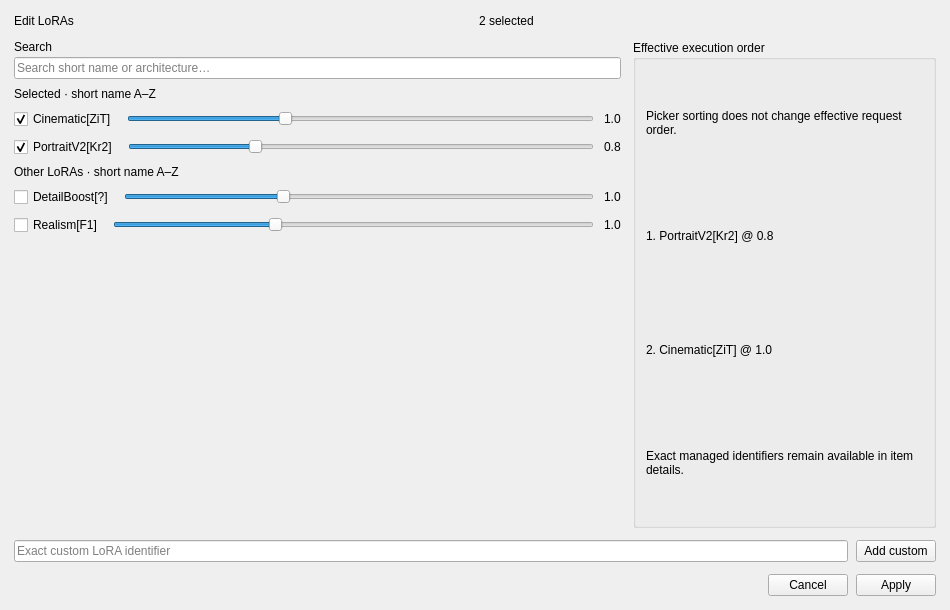
<?xml version="1.0" encoding="utf-8"?>
<ui version="4.0"><class>LoraPickerDesign</class><widget class="QWidget" name="LoraPickerDesign"><property name="geometry"><rect><x>0</x><y>0</y><width>950</width><height>610</height></rect></property><property name="windowTitle"><string>DTFlow | LoRAPickerDesign (design only)</string></property><layout class="QVBoxLayout" name="pickerRootLayout"><property name="leftMargin"><number>14</number></property><property name="topMargin"><number>14</number></property><property name="rightMargin"><number>14</number></property><property name="bottomMargin"><number>14</number></property><property name="spacing"><number>12</number></property><item><widget class="QWidget" name="pickerHeader"><layout class="QHBoxLayout" name="pickerHeaderLayout"><property name="leftMargin"><number>0</number></property><property name="topMargin"><number>0</number></property><property name="rightMargin"><number>0</number></property><property name="bottomMargin"><number>0</number></property><property name="spacing"><number>8</number></property><item><widget class="QLabel" name="pickerTitle"><property name="text"><string>Edit LoRAs</string></property><property name="role" stdset="0"><string>pageTitle</string></property></widget></item><item><widget class="QLabel" name="pickerSelected"><property name="text"><string>2 selected</string></property><property name="role" stdset="0"><string>secondary</string></property></widget></item></layout></widget></item><item><widget class="QWidget" name="pickerBody"><layout class="QHBoxLayout" name="pickerBodyLayout" stretch="6,3"><property name="leftMargin"><number>0</number></property><property name="topMargin"><number>0</number></property><property name="rightMargin"><number>0</number></property><property name="bottomMargin"><number>0</number></property><property name="spacing"><number>12</number></property><item><widget class="QWidget" name="pickerList"><layout class="QVBoxLayout" name="pickerListLayout"><property name="leftMargin"><number>0</number></property><property name="topMargin"><number>0</number></property><property name="rightMargin"><number>0</number></property><property name="bottomMargin"><number>0</number></property><property name="spacing"><number>8</number></property><item><widget class="QWidget" name="pickerSearchField"><layout class="QVBoxLayout" name="pickerSearchFieldLayout"><property name="leftMargin"><number>0</number></property><property name="topMargin"><number>0</number></property><property name="rightMargin"><number>0</number></property><property name="bottomMargin"><number>0</number></property><property name="spacing"><number>3</number></property><item><widget class="QLabel" name="pickerSearchFieldLabel"><property name="text"><string>Search</string></property><property name="role" stdset="0"><string>secondary</string></property></widget></item><item><widget class="QLineEdit" name="pickerSearch"><property name="text"><string></string></property><property name="placeholderText"><string>Search short name or architecture…</string></property></widget></item></layout></widget></item><item><widget class="QLabel" name="selectedFirstLabel"><property name="text"><string>Selected · short name A–Z</string></property><property name="wordWrap"><bool>true</bool></property><property name="role" stdset="0"><string>secondary</string></property></widget></item><item><widget class="QWidget" name="pickerRowCinematic"><layout class="QHBoxLayout" name="pickerRowCinematicLayout"><property name="leftMargin"><number>0</number></property><property name="topMargin"><number>0</number></property><property name="rightMargin"><number>0</number></property><property name="bottomMargin"><number>0</number></property><property name="spacing"><number>10</number></property><item><widget class="QCheckBox" name="pickCinematic"><property name="text"><string>Cinematic[ZiT]</string></property><property name="checked"><bool>true</bool></property></widget></item><item><widget class="QSlider" name="weightSliderCinematic"><property name="orientation"><enum>Qt::Horizontal</enum></property><property name="minimum"><number>0</number></property><property name="maximum"><number>60</number></property><property name="value"><number>20</number></property></widget></item><item><widget class="QLabel" name="weightReadoutCinematic"><property name="text"><string>1.0</string></property></widget></item></layout></widget></item><item><widget class="QWidget" name="pickerRowPortrait"><layout class="QHBoxLayout" name="pickerRowPortraitLayout"><property name="leftMargin"><number>0</number></property><property name="topMargin"><number>0</number></property><property name="rightMargin"><number>0</number></property><property name="bottomMargin"><number>0</number></property><property name="spacing"><number>10</number></property><item><widget class="QCheckBox" name="pickPortrait"><property name="text"><string>PortraitV2[Kr2]</string></property><property name="checked"><bool>true</bool></property></widget></item><item><widget class="QSlider" name="weightSliderPortrait"><property name="orientation"><enum>Qt::Horizontal</enum></property><property name="minimum"><number>0</number></property><property name="maximum"><number>60</number></property><property name="value"><number>16</number></property></widget></item><item><widget class="QLabel" name="weightReadoutPortrait"><property name="text"><string>0.8</string></property></widget></item></layout></widget></item><item><widget class="QLabel" name="unselectedLabel"><property name="text"><string>Other LoRAs · short name A–Z</string></property><property name="wordWrap"><bool>true</bool></property><property name="role" stdset="0"><string>secondary</string></property></widget></item><item><widget class="QWidget" name="pickerRowDetail"><layout class="QHBoxLayout" name="pickerRowDetailLayout"><property name="leftMargin"><number>0</number></property><property name="topMargin"><number>0</number></property><property name="rightMargin"><number>0</number></property><property name="bottomMargin"><number>0</number></property><property name="spacing"><number>10</number></property><item><widget class="QCheckBox" name="pickDetail"><property name="text"><string>DetailBoost[?]</string></property><property name="checked"><bool>false</bool></property></widget></item><item><widget class="QSlider" name="weightSliderDetail"><property name="orientation"><enum>Qt::Horizontal</enum></property><property name="minimum"><number>0</number></property><property name="maximum"><number>60</number></property><property name="value"><number>20</number></property></widget></item><item><widget class="QLabel" name="weightReadoutDetail"><property name="text"><string>1.0</string></property></widget></item></layout></widget></item><item><widget class="QWidget" name="pickerRowRealism"><layout class="QHBoxLayout" name="pickerRowRealismLayout"><property name="leftMargin"><number>0</number></property><property name="topMargin"><number>0</number></property><property name="rightMargin"><number>0</number></property><property name="bottomMargin"><number>0</number></property><property name="spacing"><number>10</number></property><item><widget class="QCheckBox" name="pickRealism"><property name="text"><string>Realism[F1]</string></property><property name="checked"><bool>false</bool></property></widget></item><item><widget class="QSlider" name="weightSliderRealism"><property name="orientation"><enum>Qt::Horizontal</enum></property><property name="minimum"><number>0</number></property><property name="maximum"><number>60</number></property><property name="value"><number>20</number></property></widget></item><item><widget class="QLabel" name="weightReadoutRealism"><property name="text"><string>1.0</string></property></widget></item></layout></widget></item><item><spacer name="pickerListSpacer"><property name="orientation"><enum>Qt::Vertical</enum></property><property name="sizeHint" stdset="0"><size><width>12</width><height>12</height></size></property></spacer></item></layout></widget></item><item><widget class="QGroupBox" name="effectiveLoraOrder"><property name="title"><string>Effective execution order</string></property><property name="role" stdset="0"><string>sectionCard</string></property><layout class="QVBoxLayout" name="effectiveLoraOrderLayout"><property name="leftMargin"><number>10</number></property><property name="topMargin"><number>10</number></property><property name="rightMargin"><number>10</number></property><property name="bottomMargin"><number>10</number></property><property name="spacing"><number>8</number></property><item><widget class="QLabel" name="orderExplanation"><property name="text"><string>Picker sorting does not change effective request order.</string></property><property name="wordWrap"><bool>true</bool></property><property name="role" stdset="0"><string>secondary</string></property></widget></item><item><widget class="QLabel" name="orderA"><property name="text"><string>1. PortraitV2[Kr2] @ 0.8</string></property></widget></item><item><widget class="QLabel" name="orderB"><property name="text"><string>2. Cinematic[ZiT] @ 1.0</string></property></widget></item><item><widget class="QLabel" name="orderNote"><property name="text"><string>Exact managed identifiers remain available in item details.</string></property><property name="wordWrap"><bool>true</bool></property><property name="role" stdset="0"><string>secondary</string></property></widget></item></layout></widget></item></layout></widget></item><item><widget class="QWidget" name="customIdentifierRow"><layout class="QHBoxLayout" name="customIdentifierLayout"><property name="leftMargin"><number>0</number></property><property name="topMargin"><number>0</number></property><property name="rightMargin"><number>0</number></property><property name="bottomMargin"><number>0</number></property><property name="spacing"><number>8</number></property><item><widget class="QLineEdit" name="customLoraIdentifier"><property name="text"><string></string></property><property name="placeholderText"><string>Exact custom LoRA identifier</string></property></widget></item><item><widget class="QPushButton" name="addCustomIdentifierButton"><property name="text"><string>Add custom</string></property></widget></item></layout></widget></item><item><widget class="QWidget" name="pickerActions"><layout class="QHBoxLayout" name="pickerActionsLayout"><property name="leftMargin"><number>0</number></property><property name="topMargin"><number>0</number></property><property name="rightMargin"><number>0</number></property><property name="bottomMargin"><number>0</number></property><property name="spacing"><number>8</number></property><item><spacer name="pickerFooterSpacer"><property name="orientation"><enum>Qt::Horizontal</enum></property><property name="sizeHint" stdset="0"><size><width>12</width><height>12</height></size></property></spacer></item><item><widget class="QPushButton" name="pickerCancelButton"><property name="text"><string>Cancel</string></property></widget></item><item><widget class="QPushButton" name="pickerApplyButton"><property name="text"><string>Apply</string></property><property name="role" stdset="0"><string>primary</string></property></widget></item></layout></widget></item></layout></widget><resources/><connections/></ui>
